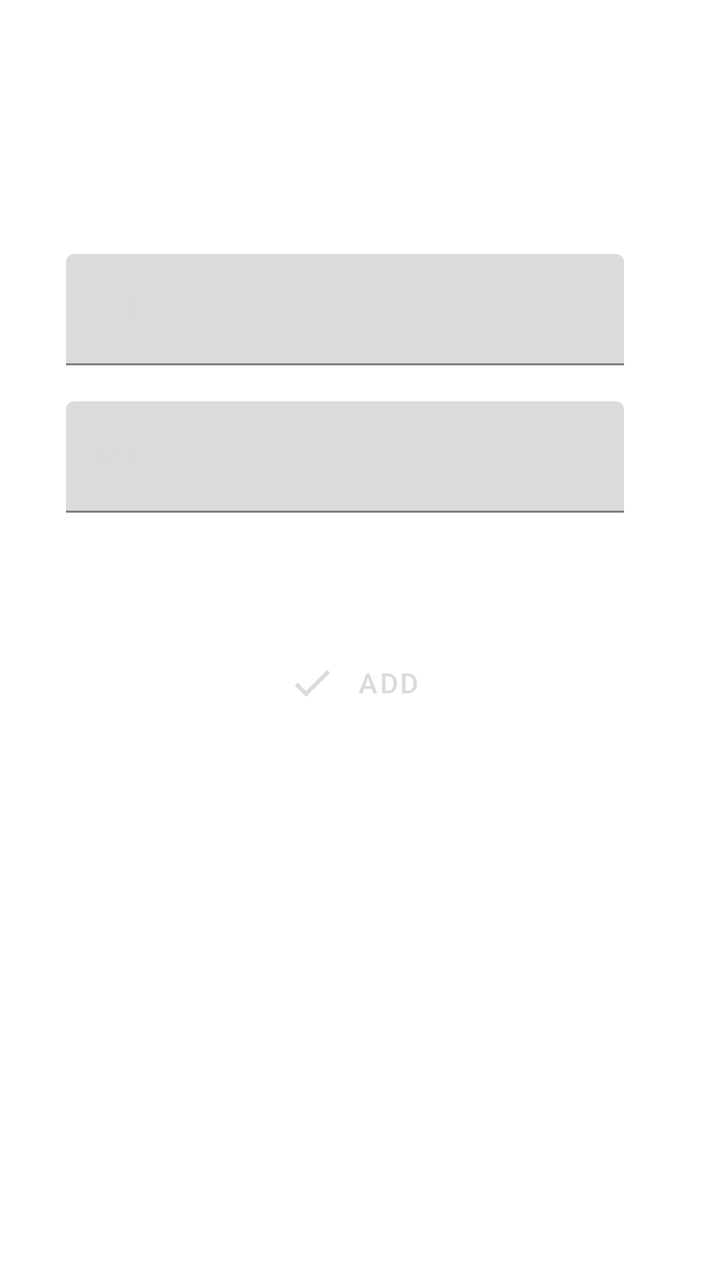
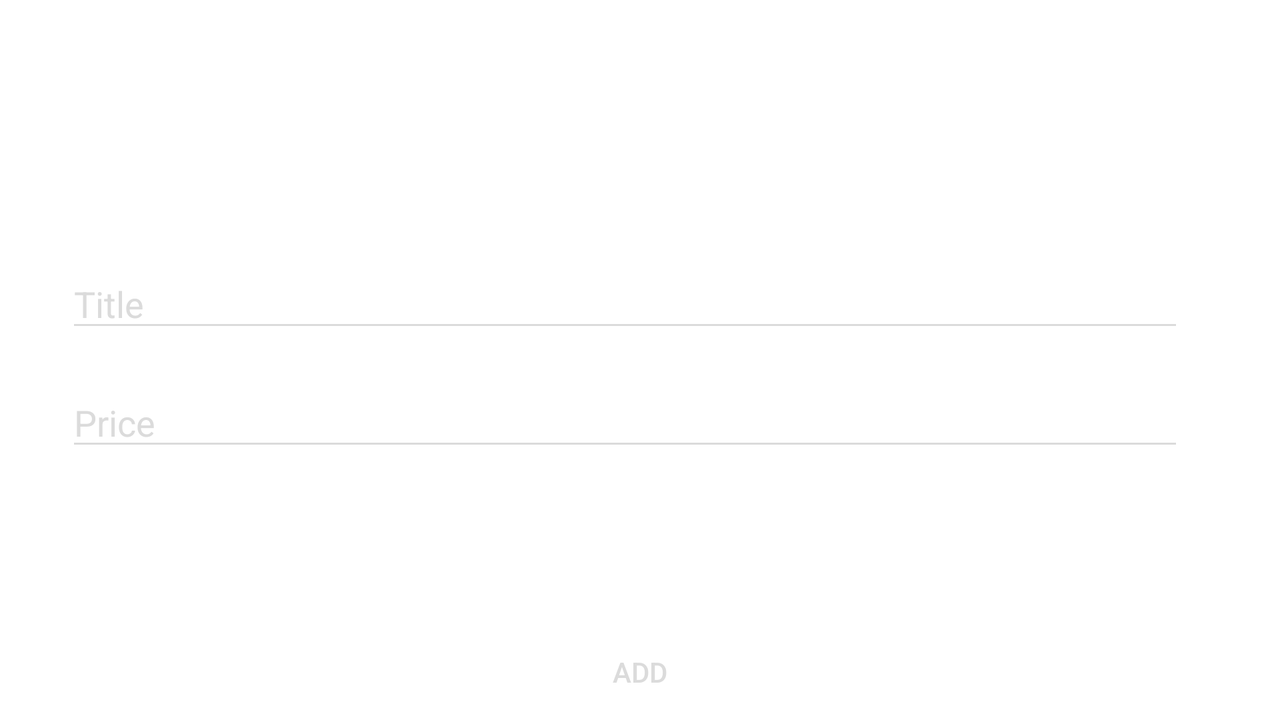

An Android layout and its configuration variant, each rendered on a device that would load it. The default file and the variant file are quoted in full after the pictures.
<!-- AndroidManifest.xml: application theme AppTheme -->
<!-- res/layout/activity_add_item.xml -->
<?xml version="1.0" encoding="utf-8"?>
<LinearLayout xmlns:android="http://schemas.android.com/apk/res/android"
    xmlns:app="http://schemas.android.com/apk/res-auto"
    xmlns:tools="http://schemas.android.com/tools"
    android:orientation="vertical"
    android:layout_width="match_parent"
    android:layout_height="match_parent"
    tools:context=".AddItemActivity">

    <LinearLayout
        android:orientation="vertical"
        android:layout_width="match_parent"
        android:layout_height="wrap_content"
        android:paddingTop="127dp"
        android:paddingStart="33dp"
        android:paddingEnd="48dp">

        <android.support.design.widget.TextInputLayout
            android:layout_width="match_parent"
            android:layout_height="wrap_content"
            android:hint="@string/title_edit_text"
            android:textColorHint="@color/hint_color">

            <android.support.design.widget.TextInputEditText
                android:id="@+id/title_input"
                android:layout_width="match_parent"
                android:layout_height="wrap_content"
                android:backgroundTint="@color/hint_color"
                android:textColor="@color/edit_text_color"/>

        </android.support.design.widget.TextInputLayout>

        <android.support.design.widget.TextInputLayout
            android:layout_width="match_parent"
            android:layout_height="wrap_content"
            android:hint="@string/price_edit_text"
            android:textColorHint="@color/hint_color">

            <android.support.design.widget.TextInputEditText
                android:id="@+id/price_input"
                android:layout_width="match_parent"
                android:layout_height="wrap_content"
                android:backgroundTint="@color/hint_color"
                android:textColor="@color/edit_text_color"
                android:inputType="number"
                android:layout_marginTop="18dp"/>

        </android.support.design.widget.TextInputLayout>

    </LinearLayout>

    <android.support.design.button.MaterialButton
        android:id="@+id/add_button"
        android:layout_width="wrap_content"
        android:layout_height="wrap_content"
        android:layout_gravity="center_horizontal"
        android:layout_marginTop="61dp"
        android:background="@null"
        android:textColor="@color/add_button_color"
        android:text="@string/add_button_text"
        android:enabled="false"
        app:icon="@drawable/ic_check_gray"
        app:iconTint="@color/add_button_color"
        style="@style/Widget.MaterialComponents.Button.TextButton"/>

</LinearLayout>
<!-- resources referenced by this layout -->
<resources>
  <color name="edit_text_color">#3574fa</color>
  <color name="hint_color">#dbdbdb</color>
  <!-- drawable ic_check_gray (drawable) -->
  <vector android:height="24dp" android:tint="#DBDBDB"
      android:viewportHeight="24.0" android:viewportWidth="24.0"
      android:width="24dp" xmlns:android="http://schemas.android.com/apk/res/android">
      <path android:fillColor="#FF000000" android:pathData="M9,16.2L4.8,12l-1.4,1.4L9,19 21,7l-1.4,-1.4L9,16.2z"/>
  </vector>
  <string name="add_button_text">Add</string>
  <string name="price_edit_text">Price</string>
  <string name="title_edit_text">Title</string>
  <style name="AppTheme" parent="Theme.MaterialComponents.Light.NoActionBar">
          
          <item name="colorPrimary">@color/colorPrimary</item>
          <item name="colorPrimaryDark">@color/colorPrimaryDark</item>
          <item name="colorAccent">@color/colorAccent</item>
      </style>
  <color name="colorPrimary">#3574fa</color>
  <color name="colorPrimaryDark">#3574fa</color>
  <color name="colorAccent">#ffc107</color>
</resources>
<!-- res/layout-land/activity_add_item.xml (the author's variant of the layout above) -->
<!-- drawn on the phone turned sideways -->
<?xml version="1.0" encoding="utf-8"?>
<RelativeLayout xmlns:android="http://schemas.android.com/apk/res/android"
    xmlns:app="http://schemas.android.com/apk/res-auto"
    xmlns:tools="http://schemas.android.com/tools"
    android:orientation="vertical"
    android:layout_width="match_parent"
    android:layout_height="match_parent"
    tools:context=".AddItemActivity">

    <LinearLayout
        android:orientation="vertical"
        android:layout_width="match_parent"
        android:layout_height="wrap_content"
        android:layout_centerInParent="true"
        android:paddingStart="33dp"
        android:paddingEnd="48dp">

        <EditText
            android:id="@+id/title_input"
            android:layout_width="match_parent"
            android:layout_height="wrap_content"
            android:textColorHint="@color/hint_color"
            android:backgroundTint="@color/hint_color"
            android:textColor="@color/edit_text_color"
            android:hint="@string/title_edit_text"/>

        <EditText
            android:id="@+id/price_input"
            android:layout_width="match_parent"
            android:layout_height="wrap_content"
            android:textColorHint="@color/hint_color"
            android:backgroundTint="@color/hint_color"
            android:textColor="@color/edit_text_color"
            android:inputType="number"
            android:layout_marginTop="18dp"
            android:hint="@string/price_edit_text"/>

    </LinearLayout>

    <Button
        android:id="@+id/add_button"
        android:layout_width="wrap_content"
        android:layout_height="wrap_content"
        android:layout_alignParentBottom="true"
        android:layout_centerInParent="true"
        android:background="@null"
        android:text="@string/add_button_text"
        android:textColor="@color/hint_color" />

</RelativeLayout>
<!-- resources referenced by the variant -->
<!-- as the phone turned sideways resolves them -->
<resources>
  <color name="edit_text_color">#3574fa</color>
  <color name="hint_color">#dbdbdb</color>
  <string name="add_button_text">Add</string>
  <string name="price_edit_text">Price</string>
  <string name="title_edit_text">Title</string>
  <style name="AppTheme" parent="Theme.MaterialComponents.Light.NoActionBar">
          
          <item name="colorPrimary">@color/colorPrimary</item>
          <item name="colorPrimaryDark">@color/colorPrimaryDark</item>
          <item name="colorAccent">@color/colorAccent</item>
      </style>
  <color name="colorPrimary">#3574fa</color>
  <color name="colorPrimaryDark">#3574fa</color>
  <color name="colorAccent">#ffc107</color>
</resources>
